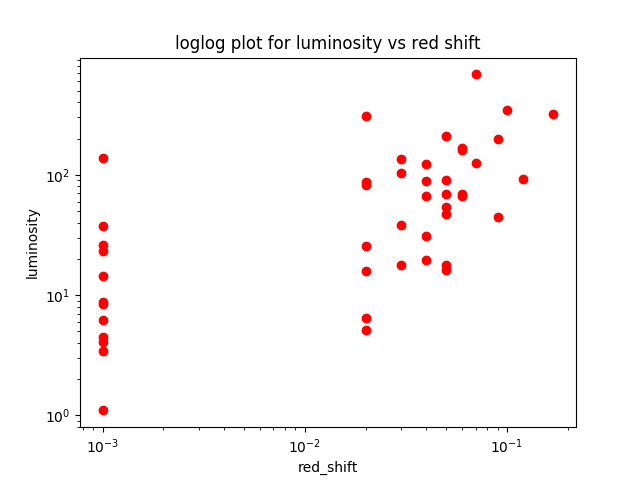

Write Python code to recreate this figure.
import numpy as np 
import matplotlib.pyplot as plt 
from scipy.stats import spearmanr,kendalltau,pearsonr	
plt.ion()
DataFileIn = open("data.dat", "r")
DataList = DataFileIn.readlines()
DataFileIn.close()
luminosity,red_shift=[],[]
for i in DataList:
    luminosity.append(float(i.split(' ')[0]))
    red_shift.append(float((i.split()[1]).split('\n')[0]))

plt.loglog(red_shift,luminosity,'or',)
plt.title('loglog plot for luminosity vs red shift')
plt.ylabel('luminosity')
plt.xlabel('red_shift')
plt.show()
pearson_rho,pearson_pValue=pearsonr(luminosity,red_shift)
spearman_rho,spearman_pValue=spearmanr(luminosity,red_shift)
kendalltau_rho,kendalltau_pValue=kendalltau(luminosity,red_shift)
print('Spearman---| correlation=',spearman_rho,'p value=',spearman_pValue)
print('Pearson---| correlation=',pearson_rho,'p value=',pearson_pValue)
print('Kendall-tau---|  correlation=',kendalltau_rho,'p value=',kendalltau_pValue)

'''
complexity
spearman : O(nlog(n)) as we need to do the sorting
pearson :  O(n) no sorting one loop can do the work 
kendal-tau : O(nlog(n)) or O(n**2)
According to time complexity Pearson is fastest. 
Kendall-tau reaches the normality fastest of all of them .
'''
